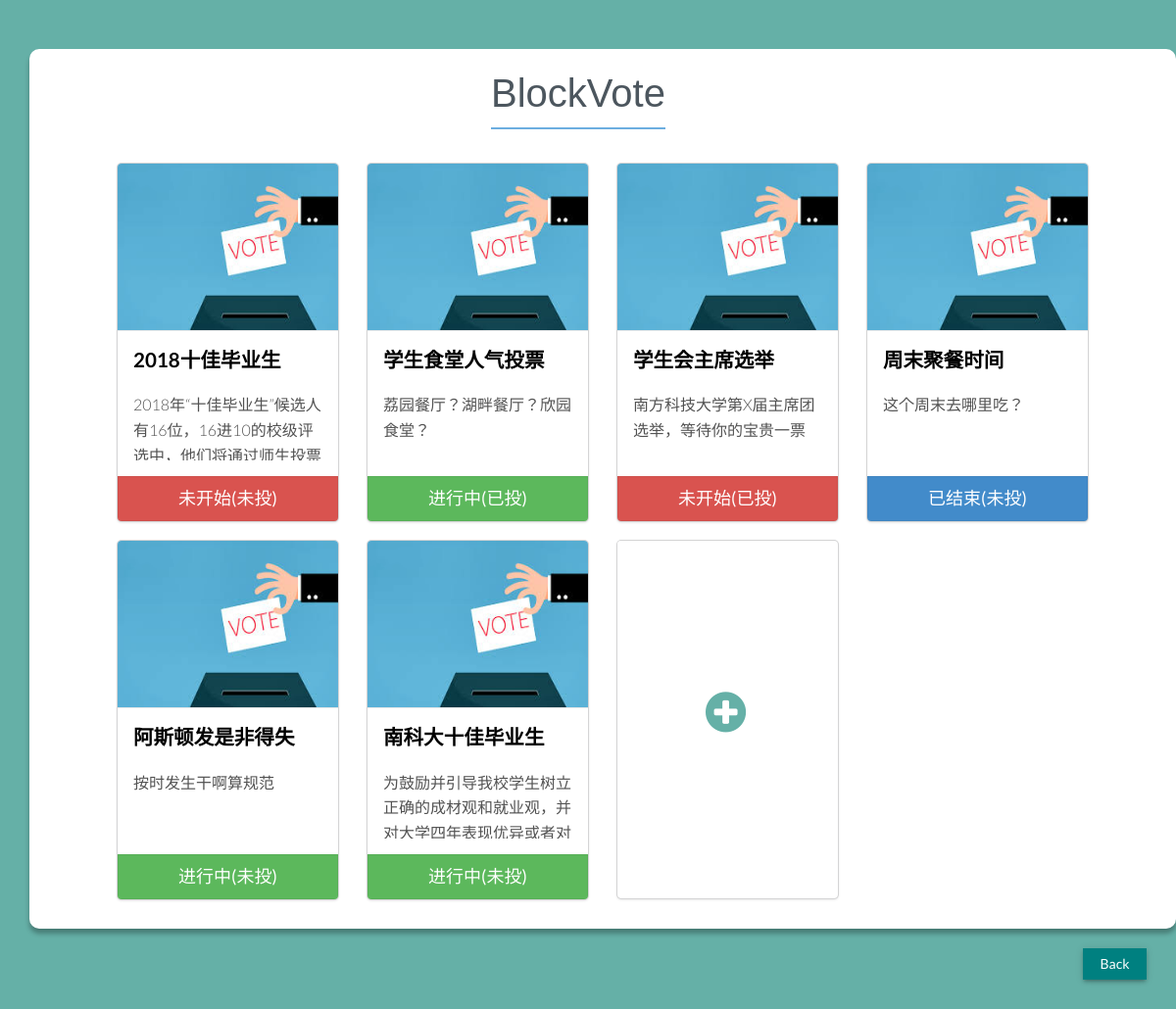
Before: /card (signed in) with the older database file.
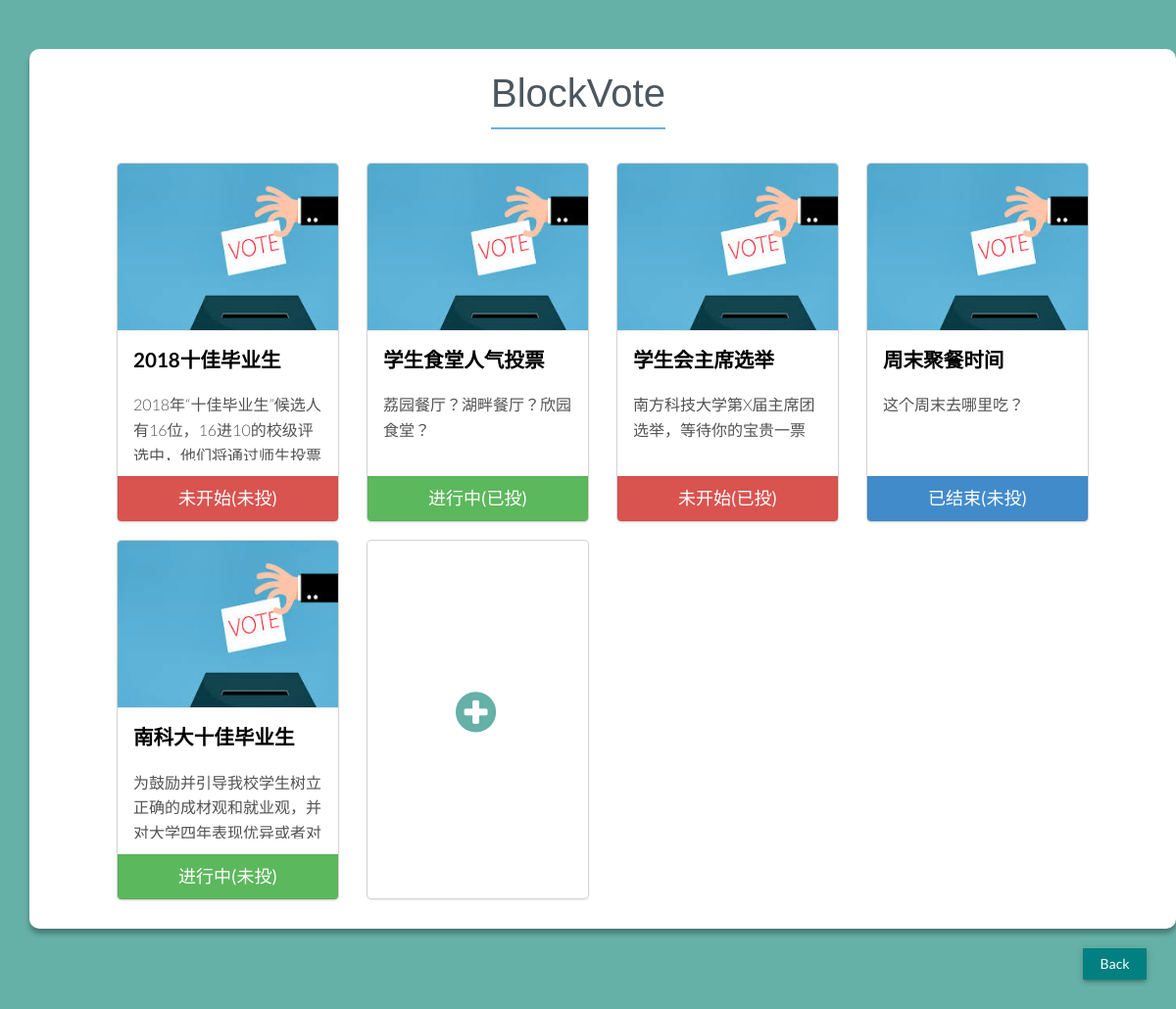
After: the same page with the newer database file.
### startvote/models.py (models this page shows)
class Vote(models.Model):
    vote_id = models.IntegerField(primary_key=True)  # 自增主键
    vote_name = models.CharField(max_length=50)
    vote_type = models.IntegerField(null=True) # 多选,单选 1:单选 2：多选
    vote_state = models.IntegerField(null=True)  # 投票状态，状态编码，1：未开始 2：进行中 3：已结束
    vote_target = models.TextField(null=True)  # 一个hash值
    vote_description = models.TextField(null=True)  # 投票描述
    is_checkable = models.BooleanField(default=True)  # 是否可以查看投票结果，默认可以
    is_opened = models.BooleanField(default=False)  # 是否需要认证，默认不需要
    creat_time = models.DateTimeField(null=True)  # 创建时间
    start_time = models.DateTimeField(null=True)
    end_time = models.DateTimeField(null=True)

### startvote/views.py (the view)
# urls.py: re_path(r'^card$', v1.card, name="card"),
def card(request):
    result_list =[]
    user = auth.get_user(request)
    e = Entry.objects.filter(user_id=user)
    for item in e:
        vote_condition = {}
        if item.condition:
            vote_condition["condition"] = "已投"
        else:
            vote_condition["condition"] = "未投"
        vote_condition["vote"] = item.vote_id
        vote_condition["target"] = item.vote_id.vote_target
        result_list.append(vote_condition)
    return render_to_response('card.html',{"result_list":result_list})

### startvote/templates/card.html (shortened to what this page needs)
<!DOCTYPE html>
<html>
<head>
    <link rel="stylesheet" type="text/css" href="/static/css/isotope.css" media="screen" />
  <link rel="stylesheet" href="/static/js/fancybox/jquery.fancybox.css" type="text/css" media="screen" />
  <link rel="stylesheet" href="/static/css/bootstrap.css">
  <link rel="stylesheet" href="/static/css/bootstrap-theme.css">
  <link rel="stylesheet" href="/static/css/style.css">
  <link rel="stylesheet" href="/static/skin/default.css"><script src="//code.jquery.com/jquery-1.11.1.min.js"></script>
</head>
<body>
<div class="container">
<div class="container mycontainer">
    <div class="row adjustsize" >
        <div class="form-title-row">
                <a href="{% url 'index' %}" ><h1 class="myfont">BlockVote</h1></a>
            </div>
    </div>
    <div class="row" style="padding-top: 15px">
    {%for result in result_list %}
            <div class="col-sm-6 col-md-4 col-lg-3 mt-4" style="float: left">
                <div  class="card card-inverse card-info">
                <div class="cover">
                    <img class="card-img-top" src="/static/img/2.png" onerror="this.src='/static/img/2.png'">
                    </div>
                    <div class="card-block">
                        <h4 class="card-title">{{ result.vote.vote_name }}</h4>
                        <div class="card-text">
                            {{ result.vote.vote_description }}
                        </div>
                    </div>
                    {% if result.vote.vote_state  == 1 %}
                        <a href="{% url 'vote' target=result.target %}"><button type="button" class="btn btn-danger btn-lg btn-block">
                    未开始({{ result.condition }})
                        {% elif result.vote.vote_state  == 2 %}
                        <a href="{% url 'vote' target=result.target %}"><button type="button" class="btn btn-success btn-lg btn-block">
                    进行中({{ result.condition }})
                        {% else %}
                        <a href="{% url 'vote' target=result.target %}"><button type="button" class="btn btn-primary btn-lg btn-block">
                    已结束({{ result.condition }})
                        {% endif %}
                    </button> </a>
                </div>
            </div>
    {% endfor %}
        <div class="col-sm-6 col-md-4 col-lg-3 mt-4" style="float: left">
            <div class="card card-inverse card-info ">
                <div class="cover">
                <img class="card-img-top-null" src="/static/img/null.png">
               <a  href="{% url 'form' %}"><i class="fa fa-plus-circle fa-3x adjustsize2" style="color: #65B0A7;margin-top: -8%"></i></a>
                </div>
                    <div class="card-block card-block-null">
                    <h4 class="card-title">&nbsp</h4>
                    <div class="card-text">
                        <br/>&nbsp
                    </div>
                </div>
            </div>
        </div>
    </div>
</div>
    <div >
        <a href="{% url 'index' %}"><button  type="button"  class="btn float-right" style="margin-bottom:30px;margin-right:0px;color:white;background:teal;box-shadow: 0 3px 4px 0 rgba(0, 0, 0, .14), 0 3px 3px -2px rgba(0, 0, 0, .2), 0 1px 8px 0 rgba(0, 0, 0, .12)">
                  &nbsp&nbspBack&nbsp&nbsp</button></a>
    </div>
</div>
</body>

### startvote/static/css/style.css (style rules this page uses)
body { color:#777; background: #f7f7f7; font-size: 16px; line-height: 1.6em; font-weight: 300; text-shadow: none; }
body, h1, h2, h3, h4, h5, h6, .h1, .h2, .h3, .h4, .h5, .h6 { font-family: 'Lato', sans-serif; }
h1, h2, h3, h4, h5, h6 { color:#222; }
h1,h2,h3,h4,h5,h6 { font-style: normal; margin: 0 0 20px 0; }
h1 { font-size: 40px; line-height: 30px; }
h4 { font-size: 18px; }
.row { z-index: 9999; }
.float-right { float: right; }
.btn { border: 0; }

### startvote/static/skin/default.css (style rules this page uses)
a { color: #35A49C; }

### startvote/static/css/overwrite.css (style rules this page uses)
.btn { text-shadow: none; background-image:none; border-color: none; border-bottom-color: none; -webkit-box-shadow: none; -moz-box-shadow: none; box-shadow: none; }
.btn { outline:0; -webkit-border-radius: 0; -moz-border-radius: 0; border-radius: 0; }
.btn-lg { -webkit-border-radius: 0; -moz-border-radius: 0; border-radius: 0; }

### startvote/templates/card.html (style rules this page uses)
body { color: #fff; background: #65B0A7; }
html { font-family: Lato, 'Helvetica Neue', Arial, Helvetica, sans-serif; font-size: 14px; }
.card { margin-top: 20px; font-size: 1em; overflow: hidden; padding: 0; border: none; border-radius: .28571429rem; box-shadow: 0 1px 3px 0 #d4d4d5, 0 0 0 1px #d4d4d5; }
.card-block { font-size: 1em; position: relative; margin: 0; padding: 1em; border: none; border-top: 1px solid rgba(34, 36, 38, .1); box-shadow: none; }
.card-block-null { border-top:none; }
.card-img-top { display: block; width: 100%; height: 100%; }
.card-img-top-null { height: 100%; width: auto; }
.card-title { font-size: 1.28571429em; font-weight: 700; line-height: 1.2857em; color: black; white-space:nowrap; text-overflow:ellipsis;overflow:hidden; }
.card-text { clear: both; margin-top: .5em; color: rgba(0, 0, 0, .68); height: 70px; overflow-x: hidden; overflow-y: auto; }
.card-inverse .btn { border: 1px solid rgba(0, 0, 0, .05); }
.mycontainer { border-radius: 10px 10px 10px 10px; margin-top: 50px; margin-bottom: 20px; background: #ffffff; box-shadow: 0px 5px 5px rgba(0, 0, 0, 0.3); padding-bottom: 30px; padding-left: 90px; padding-right: 90px; }
.form-title-row { display: inline-block; box-sizing: border-box; color: #4c565e; font-size: 24px; padding-top: 30px; border-bottom: 2px solid #6caee0; margin: 0; }
.myfont { font: 14px/1.5 Arial, Helvetica, sans-serif; font-size: 40px; line-height: 30px; font-weight: 500; color: #4c565e; }
.cover { height: 170px; }
.adjustsize { padding-left: 40%; }
.adjustsize2 { margin-left: 40%; }

Changed rows visible on the page:
removed Vote: vote.vote_name "阿斯顿发是非得失", vote.vote_description "按时发生干啊算规范", condition "未投"
